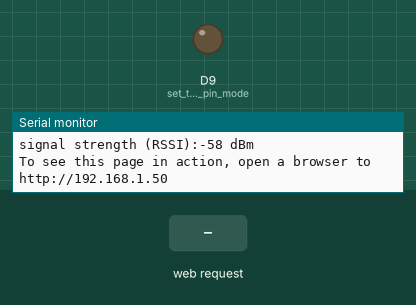
Simulated run of this sketch. Board: Arduino MKR. Parts: output pins drawn as LEDs (lit = HIGH), the last lines printed to the serial monitor. The test bench sets the inputs (shaded band). WiFi joins after 1.5 s; servers stay silent unless stated; no MQTT or app messages arrive unless stated.

Above: at 2.7 s.
2.8 s: HTTP request GET /H received
At 4.0 s:
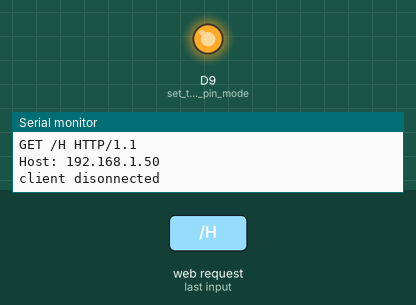
4.3 s: HTTP request GET /L received
At 5.3 s:
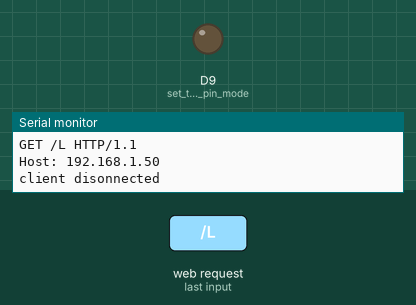
Timing chart, 0 to 7.3 s (numbered marks = the images above; inputs shaded):
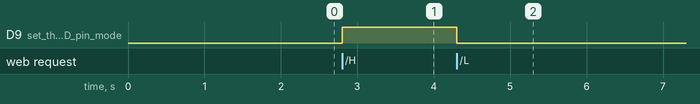

The sketch:

SimpleWebServerWiFi.ino
```cpp
/*
  WiFi Web Server LED Blink

 A simple web server that lets you blink an LED via the web.
 This sketch will print the IP address of your WiFi Shield (once connected)
 to the Serial monitor. From there, you can open that address in a web browser
 to turn on and off the LED on pin 9.

 If the IP address of your shield is yourAddress:
 http://yourAddress/H turns the LED on
 http://yourAddress/L turns it off

 This example is written for a network using WPA encryption. For
 WEP or WPA, change the WiFi.begin() call accordingly.

 Circuit:
 * WiFi shield attached
 * LED attached to pin 9

 created 25 Nov 2012
 by Tom Igoe
 */
#include <SPI.h>
#include <WiFi101.h>
#include <MQTT.h>

//#include "arduino_secrets.h"
///////please enter your sensitive data in the Secret tab/arduino_secrets.h
char workssid[] = "AOEMGarminGuests";        // your network SSID (name)
char workpass[] = "Be@tYesterday20";    // your network password (use for WPA, or use as key for WEP)
char ssid[] = "Altavista";        // your network SSID (name)
char pass[] = "sunstone1901";    // your network password (use for WPA, or use as key for WEP)
int keyIndex = 0;                 // your network key Index number (needed only for WEP)

int status = WL_IDLE_STATUS;
WiFiServer server(80);
WiFiClient net;
MQTTClient mqttclient;
unsigned reconnects = 0;

// Interval to check connection status (in milliseconds)
const unsigned long checkInterval = 60000;
unsigned long lastCheckTime = 0;

void setup() {
  //Configure pins for Adafruit ATWINC1500 Feather
  WiFi.setPins(8,7,4,2);
  Serial.begin(9600);      // initialize serial communication
  pinMode(9, OUTPUT);      // set the LED pin mode

  // check for the presence of the shield:
  if (WiFi.status() == WL_NO_SHIELD) {
    Serial.println("WiFi shield not present");
    while (true);       // don't continue
  }

  Serial.println("Starting Wi-Fi connection...");
  connectToWiFi();
  connectMQTT();
  server.begin();                           // start the web server on port 80
  printWiFiStatus();                        // you're connected now, so print out the status
}

boolean connectMQTT()
{
  // connect to MQTT server
    // Note: Local domain names (e.g. "Computer.local" on OSX) are not supported
  // by Arduino. You need to set the IP address directly.
  mqttclient.begin("192.168.1.100", net);
  mqttclient.onMessage(messageReceived);
  unsigned attempts = 0;
  while (!mqttclient.connect("firewall", "hydro", "imagine")  && (attempts < 10)) {
    Serial.print(".");
    delay(1000);
    attempts++;
  }
  if (attempts >= 10)
  {
    Serial.println("failed to connect to mqtt broker");
    return false;
  } else {
    Serial.println("connected to mqtt broker");
    return true;
  }
}


void loop() {
  WiFi.refresh();
  // Periodically check the connection status
  if (millis() - lastCheckTime > checkInterval) {
    lastCheckTime = millis();
    if (WiFi.status() != WL_CONNECTED) {
      Serial.println("Wi-Fi disconnected. Attempting to reconnect...");
      connectToWiFi();
      reconnects++;
    } else {
      Serial.print("Wi-Fi is connected:");
      Serial.print(millis());
      Serial.println(" ms since start");
      String payload = "HB@" + String(millis(),DEC) + " ms, " + String(reconnects) + " reconnects";
      boolean rc = mqttclient.publish("hydro/pump", payload);
      Serial.print("published to broker with result:");
      if (rc)
        {Serial.println("True");}
      else
        {Serial.println("False");}
    }
  }
  mqttclient.loop();
  if (!mqttclient.connected())
  {
    connectMQTT();
  }

  WiFiClient client = server.available();   // listen for incoming clients

  if (client) {                             // if you get a client,
    Serial.println("new client");           // print a message out the serial port
    String currentLine = "";                // make a String to hold incoming data from the client
    while (client.connected()) {            // loop while the client's connected
      if (client.available()) {             // if there's bytes to read from the client,
        char c = client.read();             // read a byte, then
        Serial.write(c);                    // print it out the serial monitor
        if (c == '\n') {                    // if the byte is a newline character

          // if the current line is blank, you got two newline characters in a row.
          // that's the end of the client HTTP request, so send a response:
          if (currentLine.length() == 0) {
            // HTTP headers always start with a response code (e.g. HTTP/1.1 200 OK)
            // and a content-type so the client knows what's coming, then a blank line:
            client.println("HTTP/1.1 200 OK");
            client.println("Content-type:text/html");
            client.println();

            // the content of the HTTP response follows the header:
            client.print("Click <a href=\"/H\">here</a> turn the LED on pin 9 on<br>");
            client.print("Click <a href=\"/L\">here</a> turn the LED on pin 9 off<br>");

            // The HTTP response ends with another blank line:
            client.println();
            // break out of the while loop:
            break;
          }
          else {      // if you got a newline, then clear currentLine:
            currentLine = "";
          }
        }
        else if (c != '\r') {    // if you got anything else but a carriage return character,
          currentLine += c;      // add it to the end of the currentLine
        }

        // Check to see if the client request was "GET /H" or "GET /L":
        if (currentLine.endsWith("GET /H")) {
          digitalWrite(9, HIGH);               // GET /H turns the LED on
        }
        if (currentLine.endsWith("GET /L")) {
          digitalWrite(9, LOW);                // GET /L turns the LED off
        }
      }
    }
    // close the connection:
    client.stop();
    Serial.println("client disonnected");
  }
}

void printWiFiStatus() {
  // print the SSID of the network you're attached to:
  Serial.print("SSID: ");
  Serial.println(WiFi.SSID());

  // print your WiFi shield's IP address:
  IPAddress ip = WiFi.localIP();
  Serial.print("IP Address: ");
  Serial.println(ip);

  // print the received signal strength:
  long rssi = WiFi.RSSI();
  Serial.print("signal strength (RSSI):");
  Serial.print(rssi);
  Serial.println(" dBm");
  // print where to go in a browser:
  Serial.print("To see this page in action, open a browser to http://");
  Serial.println(ip);
}


void connectToWiFi() {
  WiFi.disconnect(); // Ensure a clean state before reconnecting
  WiFi.begin(ssid, pass);

  // Wait for connection
  int attempts = 0;
  while (WiFi.status() != WL_CONNECTED && attempts < 10) {
    delay(1000);
    Serial.print(".");
    attempts++;
  }

  if (WiFi.status() == WL_CONNECTED) {
    Serial.println("\nConnected to Wi-Fi!");
    Serial.print("IP Address: ");
    Serial.println(WiFi.localIP());
  } else {
    Serial.println("\nFailed to connect to Wi-Fi. Will retry.");
  }
}


void messageReceived(String &topic, String &payload) {
  Serial.println("incoming: " + topic + " - " + payload);
}
```

Measured:
- after the input at 2.8 s, D9 (set_the_LED_pin_mode): LOW → HIGH at once
- after the input at 4.3 s, D9 (set_the_LED_pin_mode): HIGH → LOW at once
